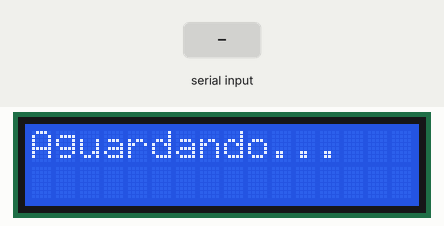
This program was run on a simulated ESP32. Shown: 16×2 character LCD. Inputs (shaded band) come from the test bench. Nothing arrives over Bluetooth unless stated; what the program prints to the serial monitor is not drawn.

Above: at 0.1 s.
2.7 s: "1\n" received over the second serial link
At 5.3 s:
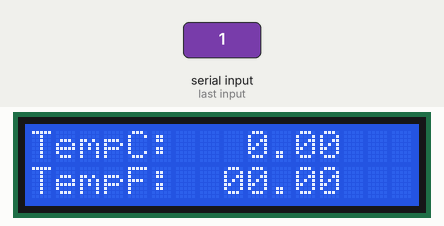
Timing chart, 0 to 6.8 s (numbered marks = the images above; inputs shaded):
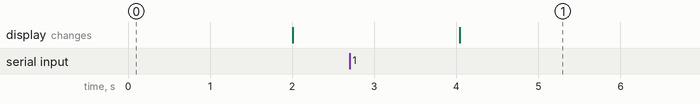

The program:

main.cpp
```cpp
// BLUETOOTH SLAVE
#include <Arduino.h>
#include <BluetoothSerial.h>
#include <LiquidCrystal_I2C.h>
#include <ArduinoJson.h>

BluetoothSerial BT;
LiquidCrystal_I2C lcd(0x27, 16, 2);

unsigned long previousMillis = 0;
const long interval = 2000; // 2 segundos
String ultimoValor = "";    // Armazena o último valor recebido
JsonDocument doc;
float Cel;
float Far;
float Umi;

void setup()
{
  Serial.begin(9600);
  lcd.init();
  lcd.backlight();

  if (BT.begin("EspSlaveGuGs"))
  {
    Serial.println("Bluetooth iniciado com sucesso");
    Serial.print("Endereço bluetooth ESP: ");
    Serial.println(BT.getBtAddressString());
  }
  else
  {
    Serial.println("Erro ao iniciar o bluetooth");
  }

  lcd.clear();
  lcd.setCursor(0, 0);
  lcd.print("Aguardando...");
}

void loop()
{
  unsigned long currentMillis = millis();
  String mensagemRecebida;

  // Recebe dados via Bluetooth
  if (BT.available())
  {
    mensagemRecebida = BT.readStringUntil('\n');
    mensagemRecebida.trim();

    if (mensagemRecebida.length() > 0)
    {
      ultimoValor = mensagemRecebida; // Atualiza o valor armazenado
      // Serial.printf("Mensagem Recebida: %s\n", mensagemRecebida.c_str());
    }
    deserializeJson(doc, mensagemRecebida.c_str());
    Cel = doc["C"];
    Serial.println(Cel);
    Far = doc["F"];
    Serial.println(Cel);
    Umi = doc["U"];
    Serial.println(Cel);
  }


  // Envia dados via Bluetooth a partir do Serial (opcional)
  if (Serial.available())
  {
    String mensagemEnviar = Serial.readStringUntil('\n');
    mensagemEnviar.trim();
    BT.println(mensagemEnviar);
  }

  // Atualiza o LCD a cada 2 segundos
  if (currentMillis - previousMillis >= interval)
  {
    previousMillis = currentMillis;

    lcd.clear();
    lcd.setCursor(0, 0);
    lcd.print("");
    lcd.setCursor(0, 1);

    if (ultimoValor != "")
    {
      lcd.setCursor(0, 0);
      lcd.print("TempC: ");
      lcd.setCursor(9, 0);
      lcd.print(Cel);

      lcd.setCursor(0, 1);
      lcd.print("Umid: ");
      lcd.setCursor(8, 1);
      lcd.print(Umi);

      lcd.setCursor(0, 2);
      lcd.print("TempF: ");
      lcd.setCursor(9, 2);
      lcd.print(Far);

      lcd.print(" ");
    }
    else
    {
      lcd.print("");
    }
  }
}
```

Measured:
- after the input at 2.7 s, the display: changes after 1.3 s (image 1)
